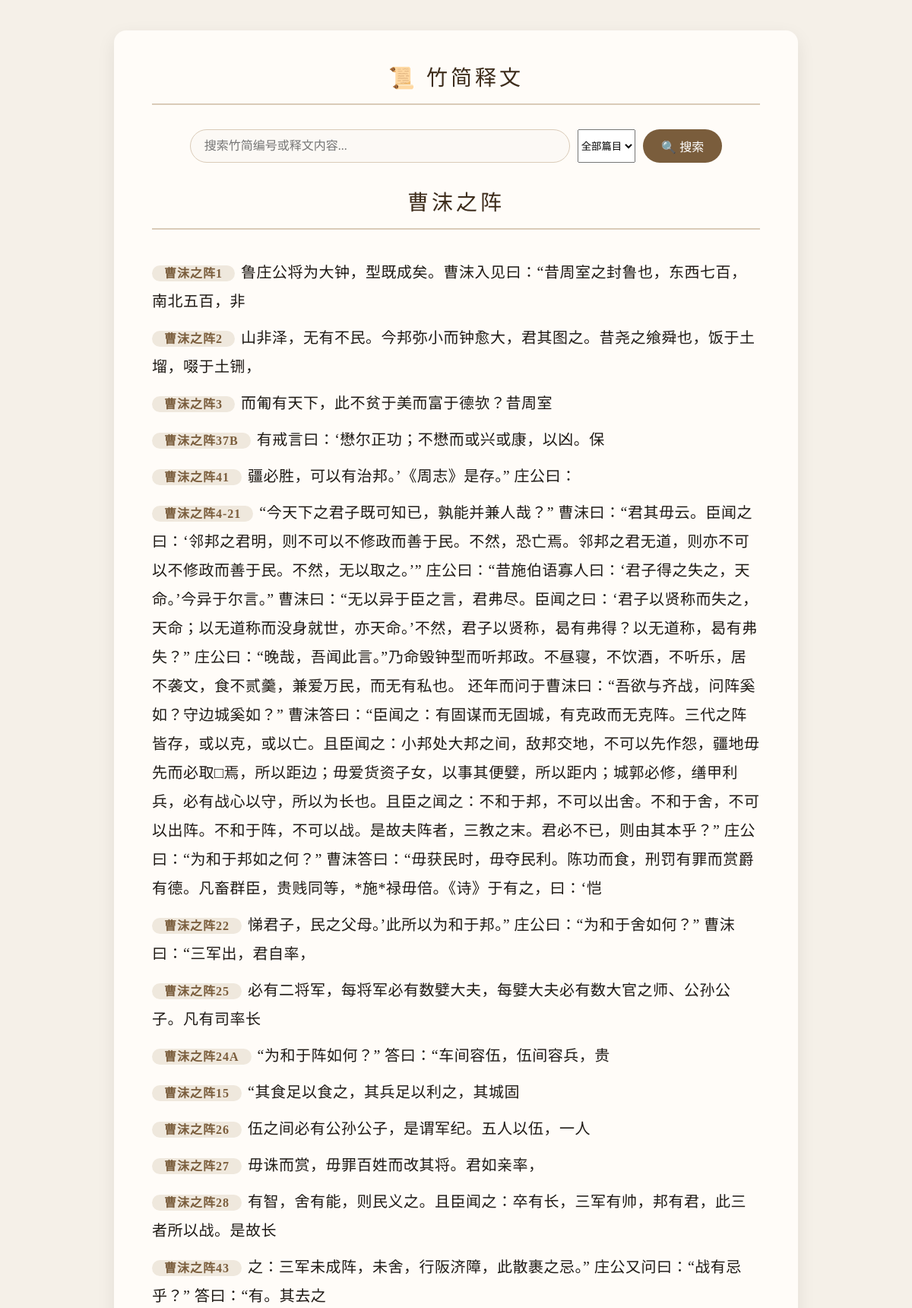
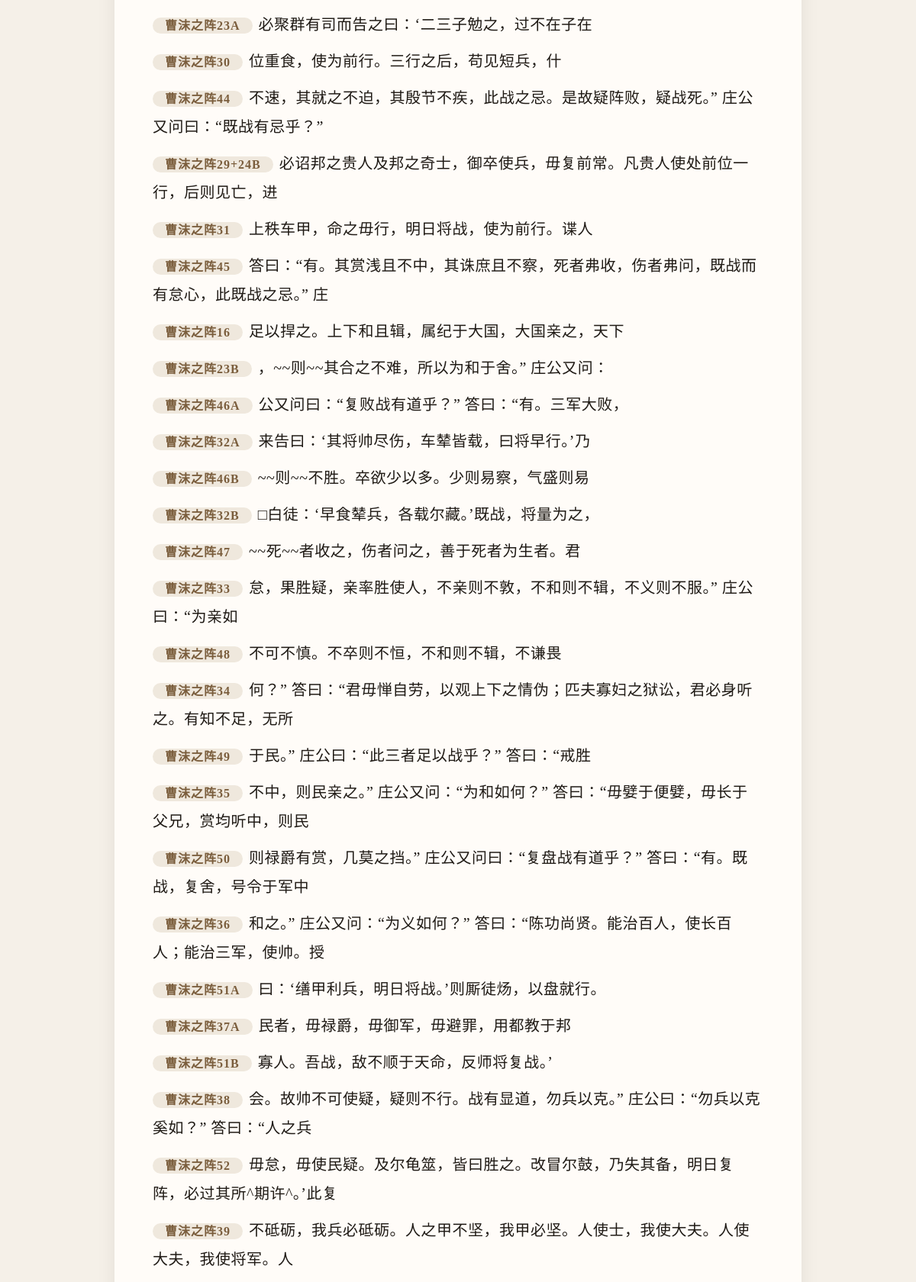
The page / (upper part) on the database its author committed (2 pictures, top to bottom).
### texts/models.py (models this page shows, shortened)
class Chapter(models.Model):
    title = models.CharField(max_length=100, unique=True, verbose_name="篇名")
    description = models.TextField(blank=True, verbose_name="篇目说明")
    slip_order = models.JSONField(
        default=list,
        blank=True,
        verbose_name="简序",
        help_text="按顺序存储该篇所有简，如 ['41', '1', '37A', '2']"
    )

class SlipText(models.Model):
    slip_id = models.CharField(max_length=50, verbose_name="简号")
    content = models.TextField(verbose_name="释文")
    chapter = models.ForeignKey('Chapter', on_delete=models.SET_NULL, related_name='slip_texts', null=True, verbose_name="篇目")
    order = models.PositiveIntegerField(default=0, verbose_name="简序")
    source = models.CharField(max_length=200, blank=True, verbose_name="出处")
    parallel_text = models.CharField(max_length=200, blank=True, verbose_name="对读")
    class Meta:
        ordering = ['order']

### texts/views.py (the view)
# urls.py: path('', views.slip_list, name='slip_list'),
def slip_list(request):
    query = request.GET.get('q', '').strip()
    chapters = Chapter.objects.all().order_by('title')
    chapter_id = request.GET.get('chapter', '').strip()
    queryset = SlipText.objects.select_related('chapter').all()
    if query:
        queryset = queryset.filter(
            Q(content__icontains=query) | Q(slip_id__icontains=query)
        )
    if chapter_id and chapter_id.isdigit():
        queryset = queryset.filter(chapter_id=int(chapter_id))
    chapter_data = []
    chapter_ids_in_queryset = queryset.values_list('chapter_id', flat=True).distinct()
    for ch in chapters:
        if ch.id not in chapter_ids_in_queryset:
            continue
        slips_in_chapter = queryset.filter(chapter=ch)
        if slips_in_chapter.exists():
            try:
                slips_sorted = slips_in_chapter.order_by('order', 'slip_id')
            except:
                slips_sorted = slips_in_chapter.order_by('slip_id')
            chapter_data.append({
                'chapter': ch,
                'slips': slips_sorted,
            })
    context = {
        'chapter_data': chapter_data,
        'query': query,
        'chapters': chapters,
        'selected_chapter_id': int(chapter_id) if chapter_id.isdigit() else None,
        'query_count': queryset.count(),
    }
    return render(request, 'texts/slip_list.html', context)

### texts/templatetags/text_extras.py (called while the page is built)
@register.filter
def highlight(value, arg):
    if not arg:
        return value
    pattern = re.compile(re.escape(arg), re.IGNORECASE)
    highlighted = pattern.sub(lambda m: f'<mark>{m.group(0)}</mark>', value)
    return mark_safe(highlighted)

### texts/templates/texts/slip_list.html (shortened to what this page needs)
<!DOCTYPE html>
{% load text_extras %}
<html>
<head>
    {% load static %}
    <link rel="stylesheet" href="{% static 'texts/css/style.css' %}">
</head>
<body>
    <div class="container">
        <h1>📜 竹简释文</h1>
        <div class="search-bar">
            <form method="get" action="">
                <input type="text" name="q" placeholder="搜索竹简编号或释文内容..." value="{{ query }}">
                <select name="chapter">
                    <option value="">全部篇目</option>
                </select>
                <button type="submit">🔍 搜索</button>
            </form>
        </div>
        {% for group in chapter_data %}
        <h1 class="chapter">{{ group.chapter.title }}</h1>
        <div class="slip-list">
            {% for item in group.slips %}
            <div class="slip-item">
                <a href="{% url 'slip_detail' pk=item.pk %}" style="text-decoration: none; color: inherit;">
                    <span class="slip-id">{{ item.slip_id }}</span>
                    <span class="slip-content">{{ item.content|linebreaksbr|highlight:query}}</span>
                </a>
            </div>
            {% empty %}
            <div class="empty-msg">该篇暂无释文。</div>
            {% endfor %}
        </div>
        {% empty %}
        <div class="empty-msg">📭 暂无释文数据。</div>
        {% endfor %}
    </div>
</body>
</html>

### texts/static/texts/css/style.css (style rules this page uses)
* { margin: 0; padding: 0; box-sizing: border-box; }
body { font-family: "Georgia", "KaiTi", "楷体", "Times New Roman", serif; background-color: #f5f0e8; color: #2c2c2c; padding: 40px 20px; }
.container { max-width: 900px; margin: 0 auto; background-color: #fffcf8; border-radius: 16px; box-shadow: 0 8px 24px rgba(0, 0, 0, 0.08); padding: 40px 50px; }
h1 { font-size: 28px; font-weight: normal; letter-spacing: 4px; color: #3d2c1b; border-bottom: 2px solid #dacbb8; padding-bottom: 16px; margin-bottom: 32px; text-align: center; }
.slip-item { padding: 5px 0; border-bottom: none; }
.slip-id { display: inline; font-size: 16px; font-weight: bold; color: #7a5d3c; background-color: #efe8dd; padding: 2px 16px; border-radius: 20px; margin-bottom: 1px; letter-spacing: 1px; }
.slip-content { display: inline; font-size: 20px; line-height: 1.9; padding: 6px 4px; color: #1f1a15; font-family: "KaiTi", "楷体", "STKaiti", serif; text-indent: 2em; letter-spacing: 0.5px; }
.search-bar { margin: 20px 0 30px 0; text-align: center; }
.search-bar form { display: flex; justify-content: center; gap: 10px; flex-wrap: wrap; }
.search-bar input[type="text"] { flex: 1; min-width: 200px; max-width: 500px; padding: 10px 18px; font-size: 16px; border: 1px solid #dacbb8; border-radius: 30px; background-color: #fcf9f5; outline: none; transition: border-color 0.2s; font-family: inherit; }
.search-bar button { padding: 10px 24px; font-size: 16px; background-color: #7a5d3c; color: white; border: none; border-radius: 30px; cursor: pointer; transition: background-color 0.2s; }

### rows shown on the page
Chapter: chapter "曹沫之阵"
SlipText: slip_id "曹沫之阵1", content|highlight "鲁庄公将为大钟，型既成矣。曹沫入见曰：“昔周室之封鲁也，东西七百，南北五百，非"
SlipText: slip_id "曹沫之阵2", content|highlight "山非泽，无有不民。今邦弥小而钟愈大，君其图之。昔尧之飨舜也，饭于土塯，啜于土铏，"
SlipText: slip_id "曹沫之阵3", content|highlight "而匍有天下，此不贫于美而富于德欤？昔周室"
SlipText: slip_id "曹沫之阵37B", content|highlight "有戒言曰：‘懋尔正功；不懋而或兴或康，以凶。保"
SlipText: slip_id "曹沫之阵41", content|highlight "疆必胜，可以有治邦。’《周志》是存。” 庄公曰："
SlipText: slip_id "曹沫之阵4-21", content|highlight "“今天下之君子既可知已，孰能并兼人哉？” 曹沫曰：“君其毋云。臣闻之曰：‘邻邦之君明，则不可以不修政而善于民。不然，恐亡焉。邻邦之君无道，则亦不可以不修政而善于民。不然，无以取之。’” 庄公曰：“昔施伯语寡人曰：‘君子得之失之，天命。’今异于尔言。” 曹沫曰：“无以异于臣之言，君弗尽。臣闻之曰：‘君子以贤称而失之，天命；以无道称而没身就世，亦天命。’不然，君子以贤称，曷有弗得？以无道称，曷有弗失？” 庄公曰：“晚哉，吾闻此言。”乃命毁钟型而听邦政。不昼寝，不饮酒，不听乐，居不袭文，食不贰羹，兼爱万民，而无有私也。 还年而问于曹沫曰：“吾欲与齐战，问阵奚如？守边城奚如？” 曹沫答曰：“臣闻之：有固谋而无固城，有克政而无克阵。三代之阵皆存，或以克，或以亡。且臣闻之：小邦处大邦之间，敌邦交地，不可以先作怨，疆地毋先而必取□焉，所以距边；毋爱货资子女，以事其便嬖，所以距内；城郭必修，缮甲利兵，必有战心以守，所以为长也。且臣之闻之：不和于邦，不可以出舍。不和于舍，不可以出阵。不和于阵，不可以战。是故夫阵者，三教之末。君必不已，则由其本乎？” 庄公曰：“为和于邦如之何？” 曹沫答曰：“毋获民时，毋夺民利。陈功而食，刑罚有罪而赏爵有德。凡畜群臣，贵贱同等，*施*禄毋倍。《诗》于有之，曰：‘恺"
SlipText: slip_id "曹沫之阵22", content|highlight "悌君子，民之父母。’此所以为和于邦。” 庄公曰：“为和于舍如何？” 曹沫曰：“三军出，君自率，"
SlipText: slip_id "曹沫之阵25", content|highlight "必有二将军，每将军必有数嬖大夫，每嬖大夫必有数大官之师、公孙公子。凡有司率长"
SlipText: slip_id "曹沫之阵24A", content|highlight "“为和于阵如何？” 答曰：“车间容伍，伍间容兵，贵"
SlipText: slip_id "曹沫之阵15", content|highlight "“其食足以食之，其兵足以利之，其城固"
SlipText: slip_id "曹沫之阵26", content|highlight "伍之间必有公孙公子，是谓军纪。五人以伍，一人"
SlipText: slip_id "曹沫之阵27", content|highlight "毋诛而赏，毋罪百姓而改其将。君如亲率，"
SlipText: slip_id "曹沫之阵28", content|highlight "有智，舍有能，则民义之。且臣闻之：卒有长，三军有帅，邦有君，此三者所以战。是故长"
SlipText: slip_id "曹沫之阵43", content|highlight "之：三军未成阵，未舍，行阪济障，此散裹之忌。” 庄公又问曰：“战有忌乎？” 答曰：“有。其去之"
SlipText: slip_id "曹沫之阵23A", content|highlight "必聚群有司而告之曰：‘二三子勉之，过不在子在"
SlipText: slip_id "曹沫之阵30", content|highlight "位重食，使为前行。三行之后，苟见短兵，什"
SlipText: slip_id "曹沫之阵44", content|highlight "不速，其就之不迫，其殷节不疾，此战之忌。是故疑阵败，疑战死。” 庄公又问曰：“既战有忌乎？”"
SlipText: slip_id "曹沫之阵29+24B", content|highlight "必诏邦之贵人及邦之奇士，御卒使兵，毋复前常。凡贵人使处前位一行，后则见亡，进"
SlipText: slip_id "曹沫之阵31", content|highlight "上秩车甲，命之毋行，明日将战，使为前行。谍人"
SlipText: slip_id "曹沫之阵45", content|highlight "答曰：“有。其赏浅且不中，其诛庶且不察，死者弗收，伤者弗问，既战而有怠心，此既战之忌。” 庄"
SlipText: slip_id "曹沫之阵16", content|highlight "足以捍之。上下和且辑，属纪于大国，大国亲之，天下"
SlipText: slip_id "曹沫之阵23B", content|highlight "，~~则~~其合之不难，所以为和于舍。” 庄公又问："
SlipText: slip_id "曹沫之阵46A", content|highlight "公又问曰：“复败战有道乎？” 答曰：“有。三军大败，"
SlipText: slip_id "曹沫之阵32A", content|highlight "来告曰：‘其将帅尽伤，车辇皆载，曰将早行。’乃"
SlipText: slip_id "曹沫之阵46B", content|highlight "~~则~~不胜。卒欲少以多。少则易察，气盛则易"
SlipText: slip_id "曹沫之阵32B", content|highlight "□白徒：‘早食辇兵，各载尔藏。’既战，将量为之，"
SlipText: slip_id "曹沫之阵47", content|highlight "~~死~~者收之，伤者问之，善于死者为生者。君"
SlipText: slip_id "曹沫之阵33", content|highlight "怠，果胜疑，亲率胜使人，不亲则不敦，不和则不辑，不义则不服。” 庄公曰：“为亲如"
SlipText: slip_id "曹沫之阵48", content|highlight "不可不慎。不卒则不恒，不和则不辑，不谦畏"
SlipText: slip_id "曹沫之阵34", content|highlight "何？” 答曰：“君毋惮自劳，以观上下之情伪；匹夫寡妇之狱讼，君必身听之。有知不足，无所"
SlipText: slip_id "曹沫之阵49", content|highlight "于民。” 庄公曰：“此三者足以战乎？” 答曰：“戒胜"
SlipText: slip_id "曹沫之阵35", content|highlight "不中，则民亲之。” 庄公又问：“为和如何？” 答曰：“毋嬖于便嬖，毋长于父兄，赏均听中，则民"
SlipText: slip_id "曹沫之阵50", content|highlight "则禄爵有赏，几莫之挡。” 庄公又问曰：“复盘战有道乎？” 答曰：“有。既战，复舍，号令于军中"
SlipText: slip_id "曹沫之阵36", content|highlight "和之。” 庄公又问：“为义如何？” 答曰：“陈功尚贤。能治百人，使长百人；能治三军，使帅。授"
SlipText: slip_id "曹沫之阵51A", content|highlight "曰：‘缮甲利兵，明日将战。’则厮徒炀，以盘就行。"
SlipText: slip_id "曹沫之阵37A", content|highlight "民者，毋禄爵，毋御军，毋避罪，用都教于邦"
SlipText: slip_id "曹沫之阵51B", content|highlight "寡人。吾战，敌不顺于天命，反师将复战。’"
SlipText: slip_id "曹沫之阵38", content|highlight "会。故帅不可使疑，疑则不行。战有显道，勿兵以克。” 庄公曰：“勿兵以克奚如？” 答曰：“人之兵"
SlipText: slip_id "曹沫之阵52", content|highlight "毋怠，毋使民疑。及尔龟筮，皆曰胜之。改冒尔鼓，乃失其备，明日复阵，必过其所^期许^。’此复"
SlipText: slip_id "曹沫之阵39", content|highlight "不砥砺，我兵必砥砺。人之甲不坚，我甲必坚。人使士，我使大夫。人使大夫，我使将军。人"
